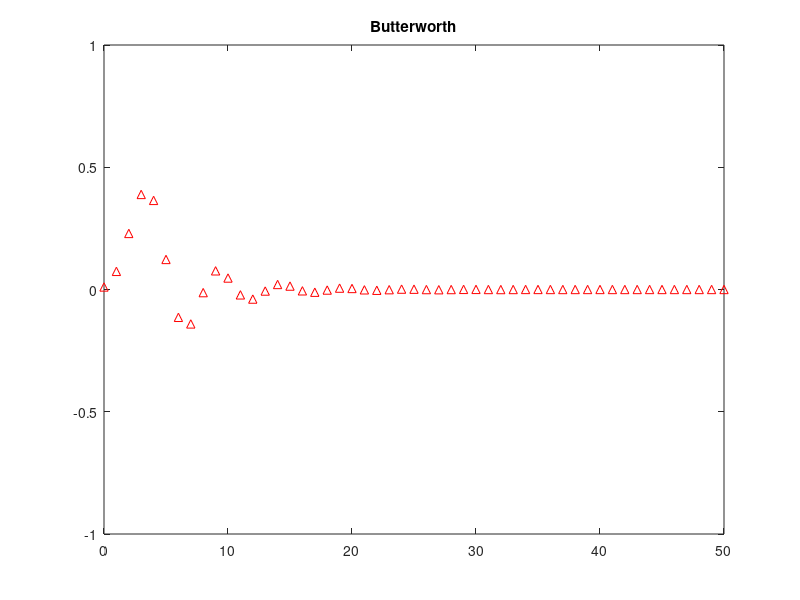
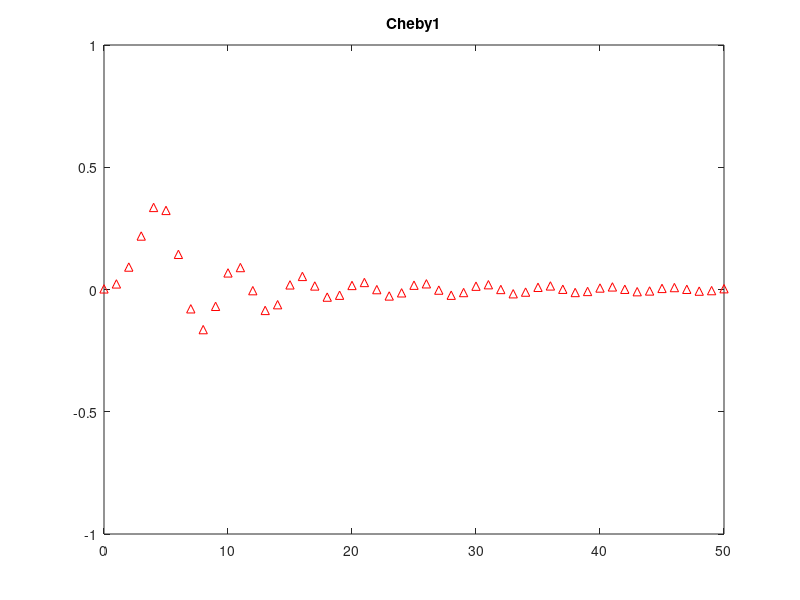
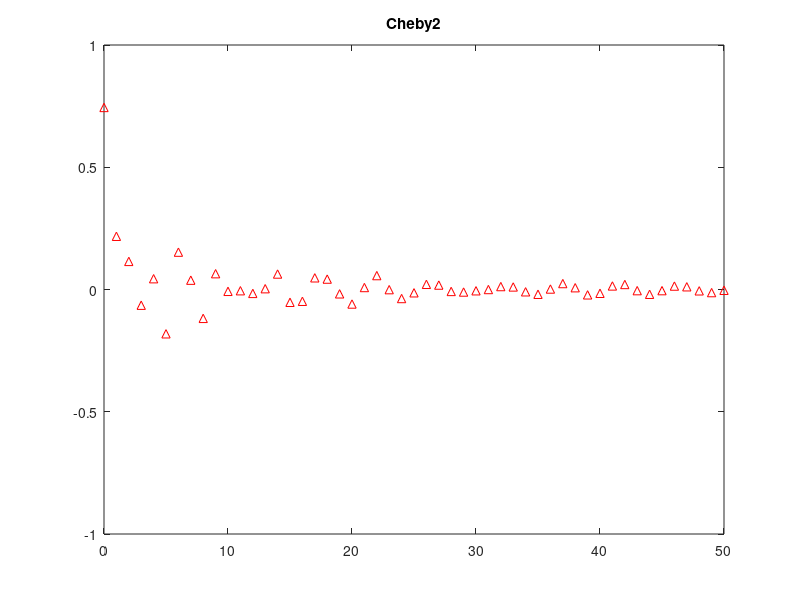
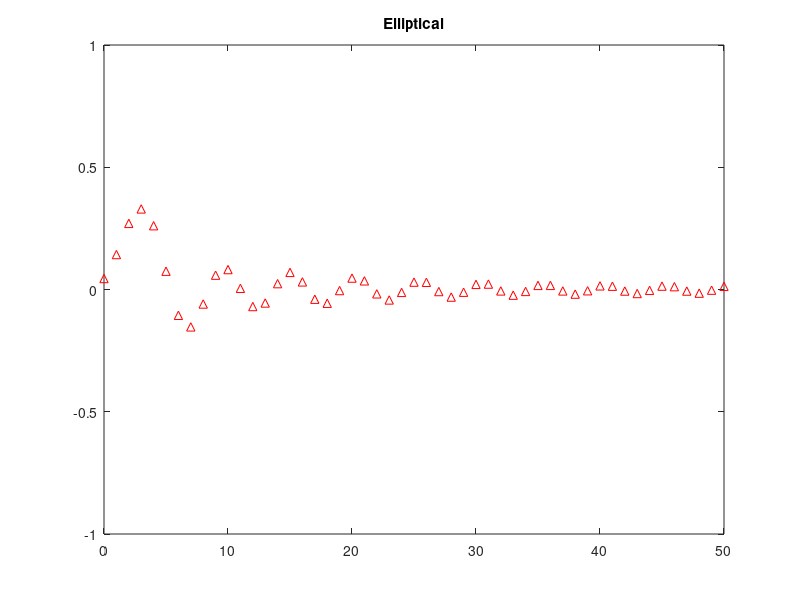

Recreate these plots in MATLAB, in order.
S_Rate = 10000;
Nyquist = S_Rate/2;
Cutoff_Freq = 2000/Nyquist;
Pass_Ripple = 1;  %Assign to delta 1
Stop_Atten = 40;  %Assign to delta 2
N = 6;
[b1,a1] = butter(N,Cutoff_Freq,'low');
[b2,a2] = cheby1(N,Pass_Ripple,Cutoff_Freq,'low');
[b3,a3] = cheby2(N,Pass_Ripple,Cutoff_Freq,'low');
[b4,a4] = ellip(N,Pass_Ripple,Stop_Atten,Cutoff_Freq,'low');

n = 2001;
figure;
impz(b1,a1,n);
axis([0 50 -1 1])
title("Butterworth");
figure;
impz(b2,a2,n);
axis([0 50 -1 1])
title("Cheby1");
figure;
impz(b3,a3,n);
axis([0 50 -1 1])
title("Cheby2");
figure;
impz(b4,a4,n);
axis([0 50 -1 1])
title("Elliptical");








